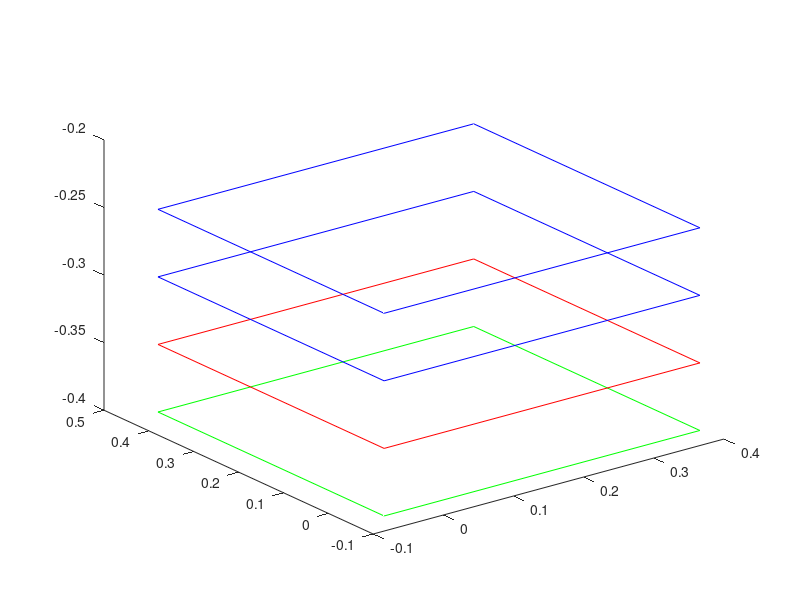

The MATLAB script that drew this image:
xlabel('x');
ylabel('y');
zlabel('z');
plot3([0.395 0.395],[0.45 -0.054],[-0.25 -0.25],'Color','blue');
hold on;
plot3([0.395 0.395],[0.45 -0.054],[-0.30 -0.30],'Color','blue');
hold on;
plot3([0.395 0.395],[0.45 -0.054],[-0.35 -0.35],'Color','r');
hold on;
plot3([0.395 0.395],[0.45 -0.054],[-0.40 -0.40],'Color','g');
hold on; 


plot3([0.395 -0.055],[0.45 0.45],[-0.25 -0.25],'Color','blue');
hold on;
plot3([0.395 -0.055],[0.45 0.45],[-0.30 -0.30],'Color','blue');
hold on;
plot3([0.395 -0.055],[0.45 0.45],[-0.35 -0.35],'Color','r');
hold on;
plot3([0.395 -0.055],[0.45 0.45],[-0.40 -0.40],'Color','g');
hold on; 


plot3([0.395 -0.055],[-0.054 -0.054],[-0.25 -0.25],'Color','blue');
hold on;
plot3([0.395 -0.055],[-0.054 -0.054],[-0.30 -0.30],'Color','blue');
hold on;
plot3([0.395 -0.055],[-0.054 -0.054],[-0.35 -0.35],'Color','r');
hold on;
plot3([0.395 -0.055],[-0.054 -0.054],[-0.40 -0.40],'Color','g');
hold on; 

plot3([-0.055 -0.055],[0.45 -0.054],[-0.25 -0.25],'Color','blue');
hold on;
plot3([-0.055 -0.055],[0.45 -0.054],[-0.30 -0.30],'Color','blue');
hold on;
plot3([-0.055 -0.055],[0.45 -0.054],[-0.35 -0.35],'Color','r');
hold on;
plot3([-0.055 -0.055],[0.45 -0.054],[-0.40 -0.40],'Color','g');
hold on; 

